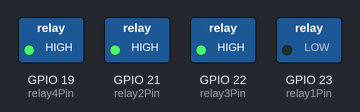
A sketch run on a simulated ESP32. Parts: switched loads named in the sketch (green lamp = pin HIGH). WiFi joins after 1.5 s; servers stay silent unless stated; what the sketch prints to the serial monitor is not drawn.

Above: at 2.5 s.
At 4.5 s:
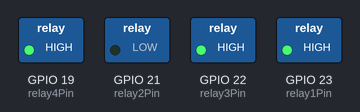
At 6.5 s:
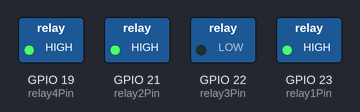
At 8.5 s:
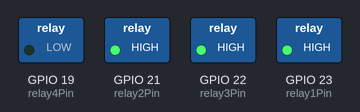
At 11.5 s:
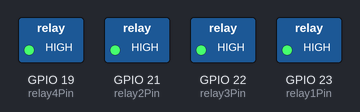
Timing chart, 0 to 12.4 s (numbered marks = the images above):
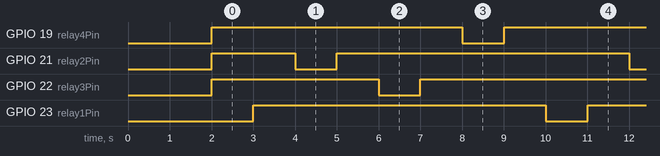

The sketch:

Code_1.ino
```cpp
#include <WiFi.h>

const char* ssid = "WiFi_SSID";
const char* password = "WiFi_PASSWORD";

// Röle pinleri
const int relay1Pin = 23;
const int relay2Pin = 21;
const int relay3Pin = 22;
const int relay4Pin = 19;

void setup() {
  Serial.begin(115200);

  WiFi.begin(ssid, password);
  while (WiFi.status() != WL_CONNECTED) {
    delay(1000);
    Serial.println("WiFi bağlantısı bekleniyor...");
  }
  Serial.println("WiFi bağlandı!");

  pinMode(relay1Pin, OUTPUT);
  pinMode(relay2Pin, OUTPUT);
  pinMode(relay3Pin, OUTPUT);
  pinMode(relay4Pin, OUTPUT);

  digitalWrite(relay1Pin, HIGH);
  digitalWrite(relay2Pin, HIGH);
  digitalWrite(relay3Pin, HIGH);
  digitalWrite(relay4Pin, HIGH);
}

void loop() {

  digitalWrite(relay1Pin, LOW);
  delay(1000);

  digitalWrite(relay1Pin, HIGH);
  delay(1000);

  digitalWrite(relay2Pin, LOW);
  delay(1000);

  digitalWrite(relay2Pin, HIGH);
  delay(1000);

  digitalWrite(relay3Pin, LOW);
  delay(1000);

  digitalWrite(relay3Pin, HIGH);
  delay(1000);

  digitalWrite(relay4Pin, LOW);
  delay(1000);

  digitalWrite(relay4Pin, HIGH);
  delay(1000);
}
```

Measured:
- by itself, GPIO 19 (relay4Pin), GPIO 21 (relay2Pin), GPIO 22 (relay3Pin), GPIO 23 (relay1Pin): alternates HIGH for 7.0 s and LOW for 1.0 s
- by itself, everything shown: repeats every 8.0 s, in 8 steps
